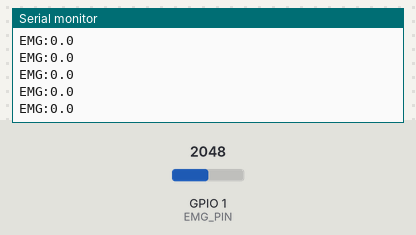
Recording of a sketch running on a simulated Seeed XIAO ESP32-S3. On the bench: the last lines printed to the serial monitor. The test bench sets the inputs (shaded band); at power-on: GPIO 1 (EMG_PIN) = 2048 (analog values on the 0–4095 scale).

Above: at 2.7 s.
2.8 s: GPIO 1 (EMG_PIN) set to 2866
At 3.7 s:
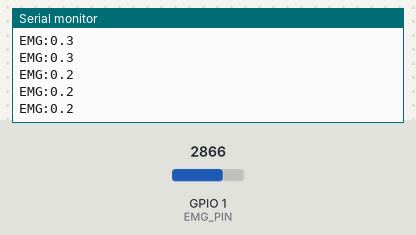
4.3 s: GPIO 1 (EMG_PIN) set to 3603
At 5.1 s:
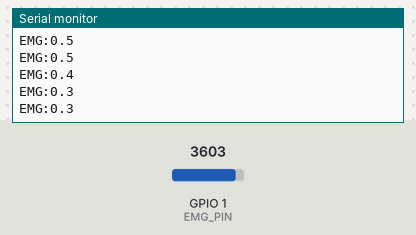
Timing chart, 0 to 7.3 s (numbered marks = the images above; inputs shaded):
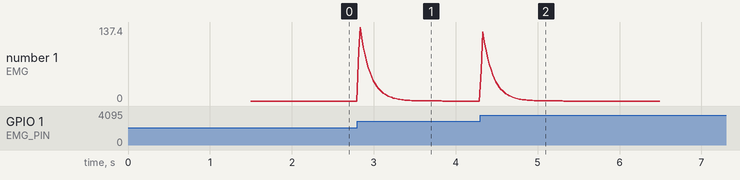

Measured:
- after the input at 2.8 s, the serial monitor: prints a new line at once (image 1)
- after the input at 4.3 s, the serial monitor: prints a new line at once (image 2)

The sketch:

emg_trigger_v2.ino
```cpp
/*
  emg_trigger_v2  -  one EMG channel, cleaner signal + automatic "muscle ON" detector
  -------------------------------------------------------------------------------
  Works with the DFRobot heart sensor now, and the red EMG board later.
  Pin: GPIO 1  (XIAO ESP32S3: D0  |  ESP32-S3 DevKit: GPIO 1)

  What is new vs the first test:
   1. Mains-hum remover: Singapore's 50 Hz electrical hum repeats every 20 ms, so the code
      subtracts the reading from exactly 20 ms ago. Hum cancels, muscle signal stays.
   2. Rest calibration: for the first 5 seconds after start (or whenever you type r + Send in
      the Serial Monitor) KEEP THE ARM RELAXED. The code learns your resting level.
   3. Threshold line + ON line in the Serial Plotter:
        EMG        = muscle activity
        threshold  = resting level + safety margin (auto)
        ON         = jumps up while the muscle is ON for at least 0.2 s  -> this is the future
                     "open the hand" trigger for the motor

  Serial Plotter at 115200. Arm still, relaxed for the first 5 s.
*/

const int   EMG_PIN = 1;
const float MARGIN  = 3.0;        // threshold = rest average + MARGIN x rest wobble. Lower = more sensitive.
const int   HOLD_MS = 200;        // must stay above threshold this long to count as ON

const int HUM = 20;               // 20 samples at 1 kHz = one 50 Hz cycle
int  ring[HUM]; int ri = 0;
float env = 0;                     // smoothed muscle activity
float restMean = 0, restVar = 0; long restN = 0;
bool  calibrating = true; unsigned long calStart = 0;
float threshold = 1e9;
unsigned long aboveSince = 0; bool on = false;
unsigned long nextSample = 0, lastPrint = 0;

void startCalibration() {
  calibrating = true; calStart = millis(); restMean = 0; restVar = 0; restN = 0;
  Serial.println("Calibrating: keep the arm RELAXED for 5 seconds...");
}

void setup() {
  Serial.begin(115200);
  analogReadResolution(12);
  int a = analogRead(EMG_PIN);
  for (int i = 0; i < HUM; i++) ring[i] = a;
  delay(1500);
  startCalibration();
}

void loop() {
  if (Serial.available()) { char c = Serial.read(); if (c == 'r' || c == 'R') startCalibration(); }

  unsigned long now = micros();
  if ((long)(now - nextSample) < 0) return;
  nextSample = now + 1000;                       // 1000 samples per second

  int a = analogRead(EMG_PIN);
  int comb = a - ring[ri];                        // reading now minus reading 20 ms ago: removes hum + slow drift
  ring[ri] = a; ri = (ri + 1) % HUM;
  env += (fabs((float)comb) - env) * 0.01f;       // rectify + smooth (~100 ms)

  unsigned long ms = millis();
  if (calibrating) {                               // learn the resting level (Welford running mean/variance)
    restN++; float d = env - restMean; restMean += d / restN; restVar += d * (env - restMean);
    if (ms - calStart > 5000) {
      float sd = sqrt(restVar / max(1L, restN - 1));
      threshold = restMean + MARGIN * max(sd, restMean * 0.15f);
      calibrating = false;
      Serial.print("Rest level "); Serial.print(restMean, 1);
      Serial.print("  wobble "); Serial.print(sd, 1);
      Serial.print("  -> threshold "); Serial.println(threshold, 1);
    }
  } else {
    if (env > threshold) { if (!aboveSince) aboveSince = ms; if (ms - aboveSince >= (unsigned long)HOLD_MS) on = true; }
    else { aboveSince = 0; on = false; }
  }

  if (ms - lastPrint >= 20) {                      // 50 points per second
    lastPrint = ms;
    Serial.print("EMG:"); Serial.print(env, 1);
    if (!calibrating) {
      Serial.print(" threshold:"); Serial.print(threshold, 1);
      Serial.print(" ON:"); Serial.print(on ? threshold * 1.5 : 0, 1);
    }
    Serial.println();
  }
}
```
